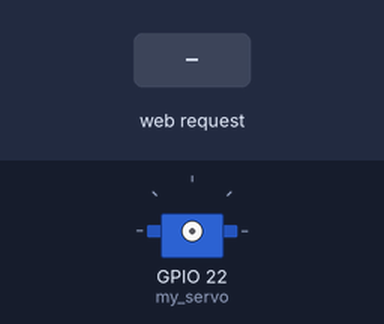
A program run on a simulated ESP32 board running MicroPython. Parts: servo. Inputs (shaded band) come from the test bench. WiFi joins after 1.5 s; what the program prints to the serial console is not drawn.

Above: at 2.7 s.
2.8 s: HTTP request GET / received
At 6.6 s:
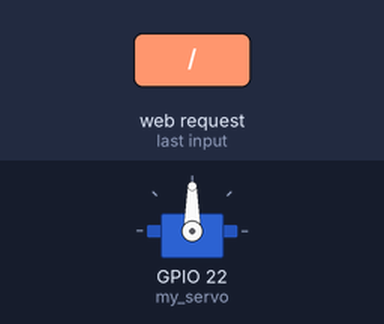
Timing chart, 0 to 8.1 s (numbered marks = the images above; inputs shaded):
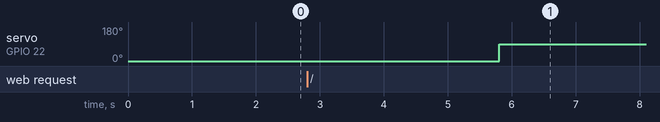

The program:

ESP_remote_power_on.py
```python
from machine import Pin
from servo import Servo
import network
import socket
import time

# 馬達設定
my_servo = Servo(Pin(22))

# Wi-Fi 連線
sta = network.WLAN(network.STA_IF)
sta.active(True)
sta.connect('1hsiang', '123567890')
while not sta.isconnected():
    pass

ip = sta.ifconfig()[0]
print('✅ Wi-Fi 連線成功，IP:', ip)

# 開門動作
def unlock():
    print("🔓 開門中...")
    my_servo.write_angle(0)
    time.sleep(3)
    my_servo.write_angle(90)
    print("🔒 關門")

# HTTP server
s = socket.socket()
port = 8080
s.bind(('', port))
s.listen(1)
print('🌐 HTTP server ready at: http://%s:%d' % (ip, port))
print(sta.ifconfig())

while True:
    cl, addr = s.accept()
    request = cl.recv(1024).decode()
    print('📩 收到請求：\n', request)

    try:
        lines = request.split('\r\n')
        if len(lines) > 0 and ' ' in lines[0]:
            method, path, *_ = lines[0].split(' ')
            print("👉 method:", method, "| path:", path)

            # 這裡你可以加 if 判斷 method、path 是否符合需求
            unlock()
            response = 'HTTP/1.1 200 OK\r\n\r\n門已開啟'
        else:
            response = 'HTTP/1.1 400 Bad Request\r\n\r\n請求格式錯誤'
    except Exception as e:
        print("⚠️ 錯誤:", e)
        response = 'HTTP/1.1 500 Internal Server Error\r\n\r\n伺服器錯誤'

    # 🔧 缺的兩行在這裡！
    cl.send(response)
    cl.close()
```

Measured:
- after the input at 2.8 s, servo on GPIO 22 (my_servo): 0° → 90° after 3.0 s
